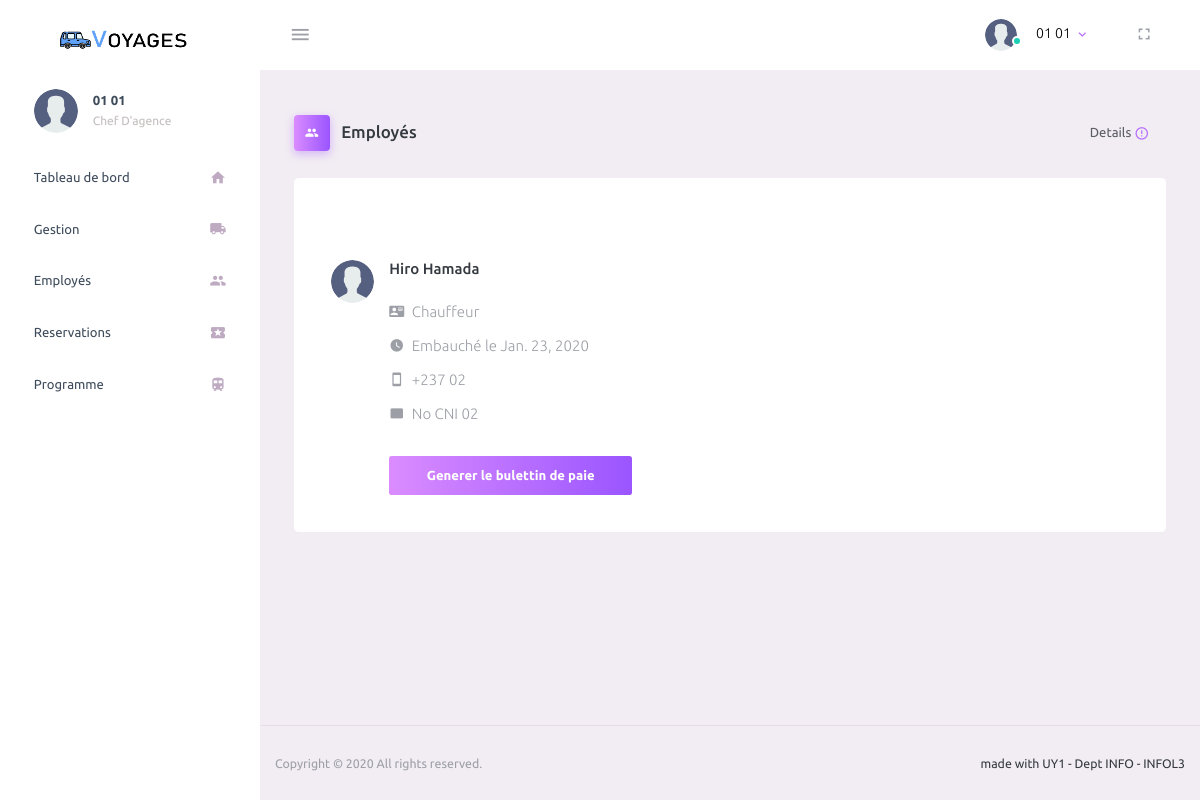
Page /employer/detail/1 (signed in) on the committed database.
### taxi/models.py (models this page shows, shortened)
class Utilisateur(AbstractUser):
    username = None
    email = None
    code = models.CharField(max_length=64)
    telephone = models.CharField(max_length=64, unique=True)
    cni = models.CharField(max_length=64, unique=True)
    is_admin = models.BooleanField(default=False)
    objects = UserManager()
    REQUIRED_FIELDS = ['first_name', 'last_name', 'cni']
    USERNAME_FIELD = 'telephone'
    EMAIL_FIELD = 'telephone'

class Employe(models.Model):
    user = models.OneToOneField(
        Utilisateur,
        on_delete=models.CASCADE
    )
    salaire = models.BigIntegerField(null=False, default='50000', )
    poste = models.CharField(max_length=32, null=False, choices=POSTE_CHOICES, default="CHAUFFEUR")
    date_embauche = models.DateField(default=timezone.now())

### taxi/views.py (the view)
# urls.py: path('employer/detail/<int:employer_id>', views.employer_detail, name='employer.detail'),
def employer_detail(request, employer_id):
    user: Utilisateur = request.user
    if not user.is_superuser:
        return redirect('reservations')
    return render(request, 'taxi/admin/detail-employe.html', {'employee': get_object_or_404(Employe, pk=employer_id)})

### taxi/templates/taxi/admin/detail-employe.html (shortened to what this page needs)
{% extends 'taxi/admin/base.html' %}
{% block content %}
    {% load static %}
    <div class="content-wrapper">
        <div class="page-header">
            <h3 class="page-title">
                            <span class="page-title-icon bg-gradient-primary text-white mr-2">
                                <i class="mdi mdi-account-multiple"></i>
                            </span> Employés </h3>
            <nav aria-label="breadcrumb">
                <ul class="breadcrumb">
                    <li class="breadcrumb-item active" aria-current="page">
                        Details <i
                            class="mdi mdi-alert-circle-outline icon-sm text-primary align-middle"></i>
                    </li>
                </ul>
            </nav>
        </div>
        <div class="row">
            <div class="col-12 grid-margin stretch-card">
                <div class="card">
                    <div class="card-body">
                        <div class="d-flex mt-5 align-items-top">
                            <img src="{% static 'assets/images/faces/user2.svg' %}" class="img-sm rounded-circle mr-3"
                                 alt="image">
                            <div class="mb-0 flex-grow">
                                <h5 class="mr-2 mb-2">{{ employee.user.get_full_name }}</h5>
                                <br>
                                <div class="d-flex align-items-center text-muted font-weight-light">
                                    <i class="mdi mdi-account-card-details
                                    icon-sm mr-2"></i>
                                    <span>{{ employee.get_poste_display }}</span>
                                </div>
                                <br>
                                <div class="d-flex align-items-center text-muted font-weight-light">
                                    <i class="mdi mdi-clock icon-sm mr-2"></i>
                                    <span>Embauché le {{ employee.date_embauche }}</span>
                                </div>
                                <br>
                                <div class="d-flex align-items-center text-muted font-weight-light">
                                    <i class="mdi mdi-cellphone icon-sm mr-2"></i>
                                    <span>+237 {{ employee.user.telephone }}<span>
                                </div>
                                <br>
                                <div class="d-flex align-items-center text-muted font-weight-light">
                                    <i class="mdi mdi-card icon-sm mr-2"></i>
                                    <span>No CNI {{ employee.user.cni }}<span>
                                </div>
                                <br><br>
                                <a href="{% url 'employer.salaire' %}" class="btn btn-gradient-primary mr-2">Generer le
                                    bulettin de paie</a>
                            </div>
                        </div>
                    </div>
                </div>
            </div>
        </div>
    </div>
{% endblock %}

### taxi/templates/taxi/admin/base.html (shortened to what this page needs)
<!DOCTYPE html>
<html lang="en">
{% load static %}
<head>
    <link rel="stylesheet" href="{% static "assets/vendors/mdi/css/materialdesignicons.min.css" %}">
    <link rel="stylesheet" href="{% static "assets/vendors/css/vendor.bundle.base.css" %}">
    <link rel="stylesheet" href="{% static "styles/W3.css" %}">
    <link rel="stylesheet" href="{% static "styles/style.css" %}">
    <link rel="stylesheet" href="{% static "assets/css/style.css" %}">
</head>
<body>
<div class="container-scroller">
    <nav class="navbar default-layout-navbar col-lg-12 col-12 p-0 fixed-top d-flex flex-row">
        <div class="text-center navbar-brand-wrapper d-flex align-items-center justify-content-center">
            <a class="navbar-brand brand-logo" href="index.html"><img src="{% static "assets/images/logo.png" %}"
                                                                      alt="logo"/></a>
        </div>
        <div class="navbar-menu-wrapper d-flex align-items-stretch">
            <button class="navbar-toggler navbar-toggler align-self-center" type="button" data-toggle="minimize">
                <span class="mdi mdi-menu"></span>
            </button>
            <ul class="navbar-nav navbar-nav-right">
                <li class="nav-item nav-profile dropdown">
                    <a class="nav-link dropdown-toggle" id="profileDropdown" href="#" data-toggle="dropdown"
                       aria-expanded="false">
                        <div class="nav-profile-img">
                            <img src="{% static "assets/images/faces/user2.svg" %}" alt="image">
                            <span class="availability-status online"></span>
                        </div>
                        <div class="nav-profile-text">
                            <p class="mb-1 text-black">{{ user.get_full_name }}</p>
                        </div>
                    </a>
                </li>
                <li class="nav-item d-none d-lg-block full-screen-link">
                    <a class="nav-link">
                        <i class="mdi mdi-fullscreen" id="fullscreen-button"></i>
                    </a>
                </li>
            </ul>
        </div>
    </nav>
    <div class="container-fluid page-body-wrapper">
        <nav class="sidebar sidebar-offcanvas" id="sidebar">
            <ul class="nav">
                <li class="nav-item nav-profile">
                    <a href="#" class="nav-link">
                        <div class="nav-profile-image">
                            <img src="{% static "assets/images/faces/user2.svg" %}" alt="profile">
                        </div>
                        <div class="nav-profile-text d-flex flex-column">
                            <span class="font-weight-bold mb-2">{{ user.get_full_name }}</span>
                            {% if user.is_superuser %}
                                <span class="text-secondary text-small">Chef D'agence</span>
                            {% elif user.est_employe %}
                                <span class="text-secondary text-small">{{ user.employe.get_poste_display }}</span>
                                {% else %}
                                <span class="text-secondary text-small">Client</span>
                            {% endif %}
                        </div>
                    </a>
                </li>
            {% if user.is_superuser %}
                <li class="nav-item">
                    <a class="nav-link" href="{% url 'home' %}">
                        <span class="menu-title">Tableau de bord</span>
                        <i class="mdi mdi-home menu-icon"></i>
                    </a>
                </li>
                <li class="nav-item">
                    <a class="nav-link" href="{% url 'gestion' %}">
                        <span class="menu-title">Gestion</span>
                        <i class="mdi mdi-truck menu-icon"></i>
                    </a>
                </li>
                <li class="nav-item">
                    <a class="nav-link" href="{% url 'employer' %}">
                        <span class="menu-title">Employés</span>
                        <i class="mdi mdi-account-multiple menu-icon"></i>
                    </a>
                </li>
            {% endif %}
            <li class="nav-item">
                    <a class="nav-link" href="{% url 'reservations' %}">
                        <span class="menu-title">Reservations</span>
                        <i class="mdi mdi-ticket menu-icon"></i>
                    </a>
                </li>
             <li class="nav-item">
                    <a class="nav-link" href="{% url 'programme' %}">
                        <span class="menu-title">Programme</span>
                        <i class="mdi mdi-train menu-icon"></i>
                    </a>
                </li>
            </ul>
        </nav>
        <div class="main-panel">
            {% block content %} {% endblock %}
            <footer class="footer">
                <div class="d-sm-flex justify-content-center justify-content-sm-between">
                    <span class="text-muted text-center text-sm-left d-block d-sm-inline-block">Copyright © 2020 All rights reserved.</span>
                    <span class="float-none float-sm-right d-block mt-1 mt-sm-0 text-center">made with UY1 - Dept INFO - INFOL3</span>
                </div>
            </footer>
        </div>
    </div>
</div>
</body>
</html>

### taxi/static/styles/W3.css (style rules this page uses)
* { -webkit-box-sizing:border-box;-moz-box-sizing:border-box;box-sizing:border-box }
html { -ms-text-size-adjust:100%;-webkit-text-size-adjust:100% }
body { margin:0 }
article,aside,details,figcaption,figure,footer,header,hgroup,main,menu,nav,section,summary { display:block }
a { -webkit-tap-highlight-color:transparent;background-color:transparent }
img { border:0 }
button,input,optgroup,select,textarea { color:inherit;font:inherit;margin:0 }
button { overflow:visible }
button,select { text-transform:none }
button,html input[type=button],input[type=reset],input[type=submit] { -webkit-appearance:button;cursor:pointer }
html,body { font-family:Verdana,sans-serif;font-size:15px;line-height:1.5 }
h1,h2,h3,h4,h5,h6,.w3-slim,.w3-wide { font-family:"Segoe UI",Arial,sans-serif }
h3 { font-size:24px }
h5 { font-size:18px }
h1,h2,h3,h4,h5,h6 { font-weight:400;margin:10px 0 }
img { margin-bottom:-5px }
a { color:inherit }

### rows in the picture
Utilisateur: get_full_name "01 01"
Employe: user.get_full_name "Hiro Hamada", poste "Chauffeur", date_embauche "Jan. 23, 2020", user.telephone "02", user.cni "02"
